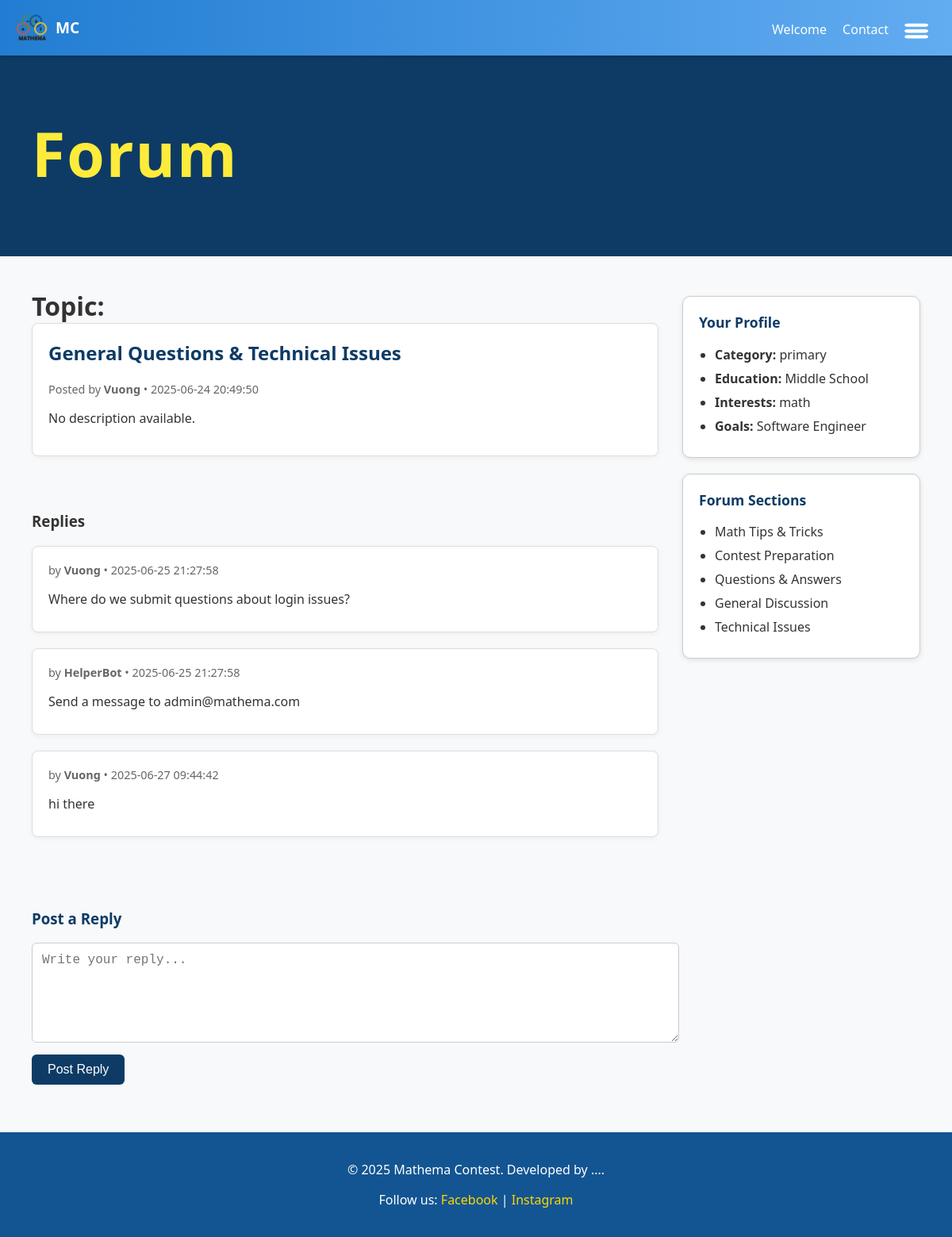
Screenshot of /Forum/forumTopic.php?id=3 (signed in) with the database file from the repository.
### tables this page shows
CREATE TABLE `topics` (
  `id` int(11) NOT NULL,
  `title` varchar(255) NOT NULL,
  `author` varchar(100) NOT NULL,
  `category` varchar(100) DEFAULT NULL,
  `created_at` datetime DEFAULT CURRENT_TIMESTAMP,
  `description` text
);

CREATE TABLE `replies` (
  `id` int(11) NOT NULL,
  `topic_id` int(11) NOT NULL,
  `author` varchar(100) NOT NULL,
  `message` text NOT NULL,
  `replied_at` datetime DEFAULT CURRENT_TIMESTAMP
);

CREATE TABLE `user_profiles` (
  `id` int(11) NOT NULL,
  `user_id` int(11) NOT NULL,
  `education` varchar(255) DEFAULT NULL,
  `interests` text,
  `goals` text,
  `created_at` datetime DEFAULT CURRENT_TIMESTAMP,
  `category` varchar(50) DEFAULT NULL
);

### Forum/forumTopic.php (the view, shortened to what this page needs)
<?php
require_once "pdo.php";
$topic_id = $_GET['id'] ?? 0;
$stmt = $pdo->prepare("SELECT * FROM topics WHERE id = ?");
$stmt->execute([$topic_id]);
$topic = $stmt->fetch(PDO::FETCH_ASSOC);
$replyStmt = $pdo->prepare("SELECT * FROM replies WHERE topic_id = ? ORDER BY replied_at ASC");
$replyStmt->execute([$topic_id]);
$profileStmt = $pdo->prepare("SELECT * FROM user_profiles WHERE user_id = ?");
$profileStmt->execute([$_SESSION['user_id']]);
$profile = $profileStmt->fetch(PDO::FETCH_ASSOC);
?>
<!DOCTYPE html>
<html lang="en">
<head>
  <link rel="stylesheet" href="css/forumCSS.css">
  <link rel="stylesheet" href="css/headerStyle.css">
</head>
<body>
  <header>
    <div class="leftSide">
      <div class="logo">
        <a href="index.html">
          <img class="logoImg" src="images/logo.png" alt="Logo"> MC
        </a>
      </div>
    </div>
    <div class="rightSide">
      <nav>
        <ul class="navList">
          <li class="navigateEle"><a href="welcome.html">Welcome</a></li>
          <li class="navigateEle"><a href="contact.html">Contact</a></li>
          <li class="dropdown">
            <img src="images/more.png" alt="More Menu">
          </li>
        </ul>
      </nav>
    </div>
  </header>
  <div class="forumBoard">
    <h1>Forum</h1>
  </div>
  <main>
    <div class="forumLayout">
      <div class="leftContent">
        <div class="originalPostDiv">
          <h1>Topic:</h1>
          <section class="originalPost">
            <h2><?= htmlspecialchars($topic['title']) ?></h2>
            <div class="postMeta">Posted by <strong><?= htmlspecialchars($topic['author']) ?></strong> • <?= htmlspecialchars($topic['created_at']) ?></div>
            <p><?= nl2br(htmlspecialchars($topic['description'] ?? 'No description available.')) ?></p>
          </section>
        </div>
        <section class="replies">
          <h3>Replies</h3>
          <?php while ($reply = $replyStmt->fetch(PDO::FETCH_ASSOC)): ?>
            <div class="replyBox">
              <div class="replyMeta">by <strong><?= htmlspecialchars($reply['author']) ?></strong> • <?= htmlspecialchars($reply['replied_at']) ?></div>
              <p><?= nl2br(htmlspecialchars($reply['message'])) ?></p>
            </div>
          <?php endwhile; ?>
        </section>
        <section class="replyForm">
          <h3>Post a Reply</h3>
          <form method="POST" action="submit-reply.php">
            <textarea name="message" required placeholder="Write your reply..."></textarea>
            <button type="submit">Post Reply</button>
          </form>
        </section>
      </div>
      <aside class="forumSidebar">
        <article class="sidebarBox">
          <h3>Your Profile</h3>
          <ul>
            <?php if ($profile): ?>
              <li><strong>Category:</strong> <?= htmlspecialchars($profile['category']) ?></li>
              <li><strong>Education:</strong> <?= htmlspecialchars($profile['education']) ?></li>
              <li><strong>Interests:</strong> <?= htmlspecialchars($profile['interests']) ?></li>
              <li><strong>Goals:</strong> <?= htmlspecialchars($profile['goals']) ?></li>
            <?php else: ?>
              <li>Profile not completed.</li>
            <?php endif; ?>
          </ul>
        </article>
        <article class="sidebarBox">
          <h3>Forum Sections</h3>
          <ul>
            <li>Math Tips & Tricks</li>
            <li>Contest Preparation</li>
            <li>Questions & Answers</li>
            <li>General Discussion</li>
            <li>Technical Issues</li>
          </ul>
        </article>
      </aside>
    </div>
  </main>
  <footer>
    <p>&copy; 2025 Mathema Contest. Developed by ....</p>
    <p>Follow us: <a href="#">Facebook</a> | <a href="#">Instagram</a></p>
  </footer>
</body>
</html>

### Forum/css/forumCSS.css (style rules this page uses)
body { margin: 0; font-family: 'Segoe UI', Tahoma, Geneva, Verdana, sans-serif; background-color: white; color: #212529; }
.forumLayout { display: flex; justify-content: space-between; gap: 30px; flex-wrap: wrap; padding-left: 20px; padding-right: 20px; }
.leftContent { flex: 1 1 65%; display: flex; flex-direction: column; gap: 30px; }
.forumSidebar { flex: 1 1 30%; max-width: 300px; margin-top: 30px; }
.sidebarBox { background-color: #ffffff; border: 1px solid #ccc; border-radius: 10px; padding: 20px; margin-bottom: 20px; box-shadow: 0 2px 6px rgba(0,0,0,0.1); }
.sidebarBox h3 { margin-top: 0; font-size: 1.1rem; color: #0d3b66; }
.sidebarBox ul { padding-left: 20px; margin: 0; }
.sidebarBox li { margin-bottom: 8px; }
.forumBoard { background-color: #0d3b66; color: #ffeb3b; padding: 20px 40px; text-align: left; font-size: 2.4rem; font-weight: bold; letter-spacing: 2px; border-bottom: 5px solid #0d3b66; }
.originalPost, .replyBox { background-color: #ffffff; border: 1px solid #ddd; border-radius: 8px; padding: 20px; margin-bottom: 20px; box-shadow: 0 2px 6px rgba(0,0,0,0.05); }
.originalPost h2 { margin-top: 0; color: #0d3b66; }
.originalPostDiv h1 { margin-bottom: 0; }
.postMeta, .replyMeta { font-size: 0.9rem; color: #666; margin-bottom: 10px; }
.replyBox p { margin-bottom: 10px; }
.replyForm h3 { margin-top: 40px; color: #0d3b66; }
.replyForm textarea { width: 100%; padding: 12px; font-size: 1rem; border-radius: 6px; border: 1px solid #ccc; margin-bottom: 10px; resize: vertical; min-height: 100px; }
.replyForm button { background-color: #0d3b66; color: white; padding: 10px 20px; font-size: 1rem; border: none; border-radius: 6px; cursor: pointer; transition: background-color 0.3s ease; }

### Forum/css/headerStyle.css (style rules this page uses)
body { font-family: 'Segoe UI', sans-serif; background-color: #f8f9fa; margin: 0; padding: 0; color: #333; }
main { padding: 20px; }
header { background: linear-gradient(90deg, #227dd2, #62acf1); color: white; padding: 10px 20px; display: flex; justify-content: space-between; align-items: center; box-shadow: 0 2px 5px rgba(0, 0, 0, 0.2); position: sticky; top: 0; z-index: 1000; height: 50px; }
.leftSide .logo a { display: flex; align-items: center; color: white; text-decoration: none; font-weight: bold; font-size: 1.2rem; }
.logoImg { width: 40px; height: auto; margin-right: 10px; cursor: pointer; }
.navList { list-style: none; margin: 0; padding: 0; display: flex; }
.navigateEle { margin-left: 20px; margin-top: 10px; }
.navigateEle a { color: white; text-decoration: none; font-weight: 500; }
.dropdown { position: relative; margin-left: 20px; }
.dropdown img { height: 20px; width: 30px; margin-right: 10px; margin-top: 13px; cursor: pointer; }
footer { background-color: #135592; color: white; text-align: center; padding: 20px 10px; margin-top: 40px; }
footer a { color: #ffd700; text-decoration: none; }

### rows the page displays
topics: title "General Questions & Technical Issues", author "Vuong", created_at "2025-06-24 20:49:50", description "No description available."
replies: author "Vuong", replied_at "2025-06-25 21:27:58", message "Where do we submit questions about login issues?"
replies: author "HelperBot", replied_at "2025-06-25 21:27:58", message "Send a message to admin@mathema.com"
replies: author "Vuong", replied_at "2025-06-27 09:44:42", message "hi there"
user_profiles: category "primary", education "Middle School", interests "math", goals "Software Engineer"
